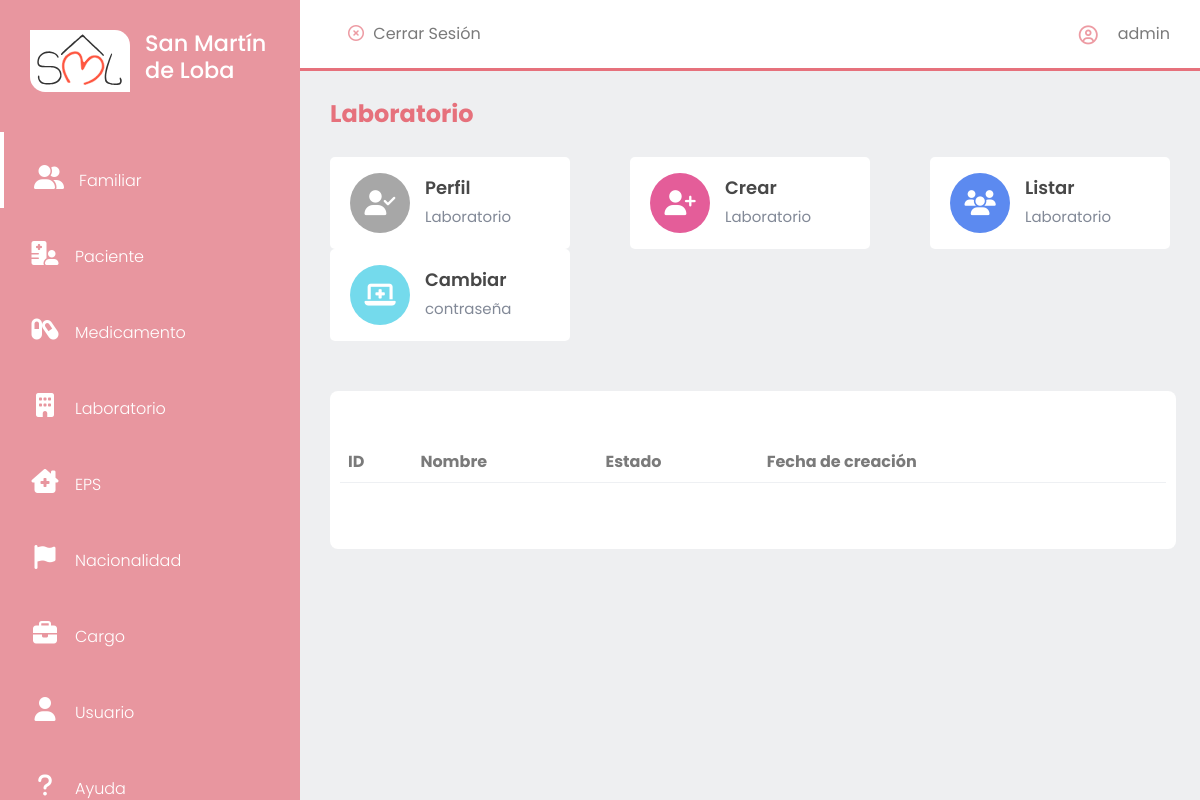
The page /laboratorio/listar/ (signed in) on the database as committed earlier.
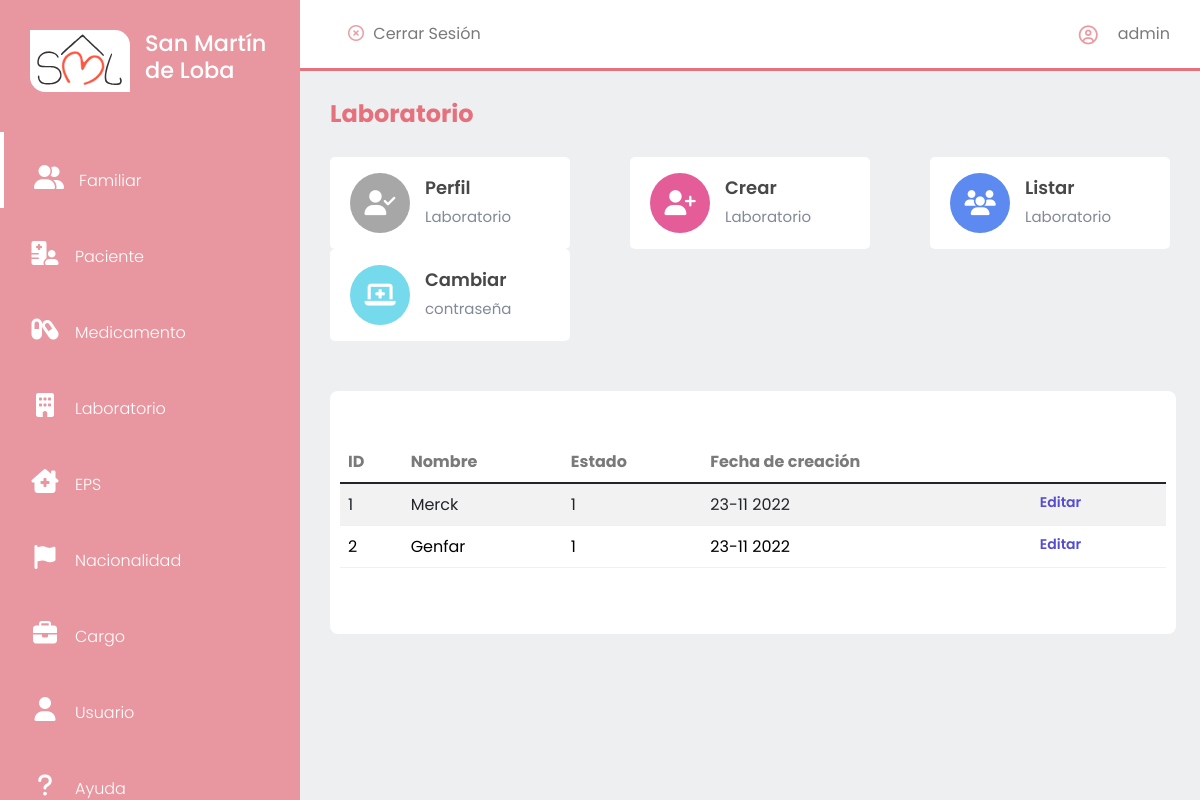
The same page on the database as committed later.
### laboratorio/models.py (models this page shows, shortened)
class Laboratorio(models.Model):
    nombre = models.CharField(max_length = 50, unique = True, verbose_name = 'Nombre')
    class Estado(models.TextChoices):
        ACTIVO = '1', _('Activo')
        INACTIVO = '0', _('Inactivo')
    estado = models.CharField(max_length = 1, choices = Estado.choices, default = Estado.ACTIVO, verbose_name = 'Estado')
    fechaCreacion = models.DateField(verbose_name = 'Fecha de Creación', null = True, blank = False, default = datetime.date.today)

### laboratorio/views.py (the view)
# urls.py: path('listar/', laboratorio_listar, name = "laboratorio-listar"),
@login_required
def laboratorio_listar(request):
    titulo = 'Laboratorio'
    labs = Laboratorio.objects.all()
    context = {
        'titulo': titulo,
        'laboratorios': labs,
        'url': '../',
        'urlCrear': '../crear/',
        'urlListar': ''
    }
    return render(request, 'laboratorio/laboratorio-listar.html', context)

### base/templates/laboratorio/laboratorio-listar.html
{% extends 'partials/app.html' %}
{% load static %}
{% block contenido %}
    {% include 'partials/sidebar.html' %}
<section id="interface">
    {% include 'partials/nav-app.html' %}
    <div class="board">
        <table id="example" class="table table-striped tabla-datos" style="width:100%">
            <thead>
                <tr>
                    <th>ID</th>
                    <th>Nombre</th>
                    <th>Estado</th>
                    <th>Fecha de creación</th>
                    {% if request.user.username == 'virginia' or request.user.username == 'admin' %}
                    <th></th>
                    {% endif %}
                </tr>
            </thead>
            <tbody>
                {% for lab in laboratorios %}
                    <tr>
                        <td>{{lab.id}}</td>
                        <td>{{lab.nombre}}</td>
                        <td>{{lab.estado}}</td>
                        <td>{{lab.fechaCreacion| date:"d-m Y"}}</td>
                        {% if request.user.username == 'virginia' or request.user.username == 'admin' %}
                        <td class="edit">
                            <a class="boton" href="{% url 'laboratorio-editar' lab.id %}"><label for="btn">Editar</label></a>
                        </td>
                        {% endif %}
                    </tr>
                {% endfor %}
            </tbody>
        </table>
    </div>
</section>
{% endblock contenido %}

Rows that differ between the two databases and show on the page:
added Laboratorio: id "1", nombre "Merck", estado "1", fechaCreacion "23-11 2022"
added Laboratorio: id "2", nombre "Genfar", estado "1", fechaCreacion "23-11 2022"
